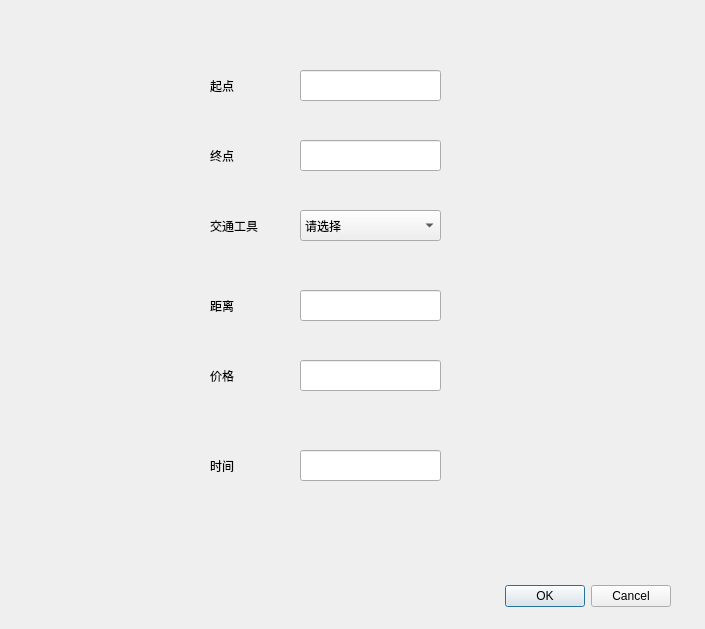
<?xml version="1.0" encoding="UTF-8"?>
<ui version="4.0">
 <class>addpath</class>
 <widget class="QDialog" name="addpath">
  <property name="geometry">
   <rect>
    <x>0</x>
    <y>0</y>
    <width>705</width>
    <height>629</height>
   </rect>
  </property>
  <property name="windowTitle">
   <string>Dialog</string>
  </property>
  <widget class="QDialogButtonBox" name="buttonBox">
   <property name="geometry">
    <rect>
     <x>330</x>
     <y>580</y>
     <width>341</width>
     <height>32</height>
    </rect>
   </property>
   <property name="orientation">
    <enum>Qt::Horizontal</enum>
   </property>
   <property name="standardButtons">
    <set>QDialogButtonBox::Cancel|QDialogButtonBox::Ok</set>
   </property>
  </widget>
  <widget class="QLabel" name="label">
   <property name="geometry">
    <rect>
     <x>210</x>
     <y>70</y>
     <width>81</width>
     <height>31</height>
    </rect>
   </property>
   <property name="text">
    <string>起点</string>
   </property>
  </widget>
  <widget class="QLabel" name="label_2">
   <property name="geometry">
    <rect>
     <x>210</x>
     <y>140</y>
     <width>71</width>
     <height>31</height>
    </rect>
   </property>
   <property name="text">
    <string>终点</string>
   </property>
  </widget>
  <widget class="QLineEdit" name="start">
   <property name="geometry">
    <rect>
     <x>300</x>
     <y>70</y>
     <width>141</width>
     <height>31</height>
    </rect>
   </property>
  </widget>
  <widget class="QLineEdit" name="end">
   <property name="geometry">
    <rect>
     <x>300</x>
     <y>140</y>
     <width>141</width>
     <height>31</height>
    </rect>
   </property>
  </widget>
  <widget class="QComboBox" name="method">
   <property name="geometry">
    <rect>
     <x>300</x>
     <y>210</y>
     <width>141</width>
     <height>31</height>
    </rect>
   </property>
   <item>
    <property name="text">
     <string>请选择</string>
    </property>
   </item>
   <item>
    <property name="text">
     <string>飞机</string>
    </property>
   </item>
   <item>
    <property name="text">
     <string>火车</string>
    </property>
   </item>
  </widget>
  <widget class="QLabel" name="label_3">
   <property name="geometry">
    <rect>
     <x>210</x>
     <y>210</y>
     <width>71</width>
     <height>31</height>
    </rect>
   </property>
   <property name="text">
    <string>交通工具</string>
   </property>
  </widget>
  <widget class="QLineEdit" name="dist">
   <property name="geometry">
    <rect>
     <x>300</x>
     <y>290</y>
     <width>141</width>
     <height>31</height>
    </rect>
   </property>
  </widget>
  <widget class="QLabel" name="label_4">
   <property name="geometry">
    <rect>
     <x>210</x>
     <y>290</y>
     <width>81</width>
     <height>31</height>
    </rect>
   </property>
   <property name="text">
    <string>距离</string>
   </property>
  </widget>
  <widget class="QLabel" name="label_5">
   <property name="geometry">
    <rect>
     <x>210</x>
     <y>360</y>
     <width>81</width>
     <height>31</height>
    </rect>
   </property>
   <property name="text">
    <string>价格</string>
   </property>
  </widget>
  <widget class="QLineEdit" name="cost">
   <property name="geometry">
    <rect>
     <x>300</x>
     <y>360</y>
     <width>141</width>
     <height>31</height>
    </rect>
   </property>
  </widget>
  <widget class="QLabel" name="label_6">
   <property name="geometry">
    <rect>
     <x>210</x>
     <y>450</y>
     <width>91</width>
     <height>31</height>
    </rect>
   </property>
   <property name="text">
    <string>时间</string>
   </property>
  </widget>
  <widget class="QLineEdit" name="time">
   <property name="geometry">
    <rect>
     <x>300</x>
     <y>450</y>
     <width>141</width>
     <height>31</height>
    </rect>
   </property>
  </widget>
 </widget>
 <resources/>
 <connections>
  <connection>
   <sender>buttonBox</sender>
   <signal>accepted()</signal>
   <receiver>addpath</receiver>
   <slot>accept()</slot>
   <hints>
    <hint type="sourcelabel">
     <x>248</x>
     <y>254</y>
    </hint>
    <hint type="destinationlabel">
     <x>157</x>
     <y>274</y>
    </hint>
   </hints>
  </connection>
  <connection>
   <sender>buttonBox</sender>
   <signal>rejected()</signal>
   <receiver>addpath</receiver>
   <slot>reject()</slot>
   <hints>
    <hint type="sourcelabel">
     <x>316</x>
     <y>260</y>
    </hint>
    <hint type="destinationlabel">
     <x>286</x>
     <y>274</y>
    </hint>
   </hints>
  </connection>
 </connections>
</ui>
